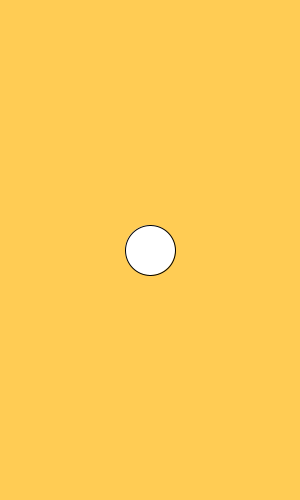
Frame 1 (no input)
Frame 60 (the mouse pressed at the canvas centre just before this capture): identical to frame 1, image omitted
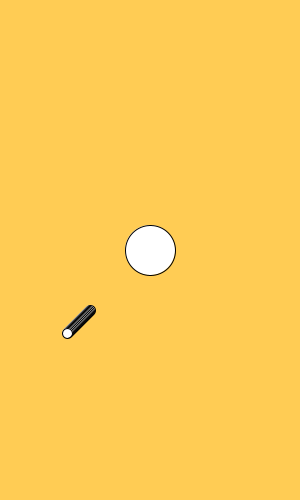
Frame 120 (the mouse held since frame 60 and released just before this capture)

The Processing sketch that drew these frames (run headless with seeded random() and noise(); from frame 60 on, the mouse is pressed at the canvas centre):

// Processing sketch: arcHero02
// ── arcHero02.pde
//弓箭傳說 ArcHero
//三角函數 cos() sin()
void setup(){
  size(300,500);
}
float heroX=150, heroY=250;
float []arrowX=new float[24];
float []arrowY=new float[24];
float []arrowVX=new float[24];
float []arrowVY=new float[24];
boolean shooting=false;
void draw(){
  background(255,204,84);
  ellipse(heroX,heroY,50,50);
  if(shooting){
    for(int i=0;i<24; i++){
      arrowX[i]+=arrowVX[i];
      arrowY[i]+=arrowVY[i];
      ellipse(arrowX[i],arrowY[i],10,10);
      if(frameCount%10==0){
        for(int k=23; k>0; k--){//後面的子彈跟著前面跑
          arrowX[k]=arrowX[k-1];
          arrowY[k]=arrowY[k-1];
          arrowVX[k]=arrowVX[k-1];
          arrowVY[k]=arrowVY[k-1];
        }
      }
    }
  }
}
void mousePressed(){
  shooting=true;
  arrowX[0]=heroX;
  arrowY[0]=heroY;
  arrowVX[0]=-1;
  arrowVY[0]=1;
}
